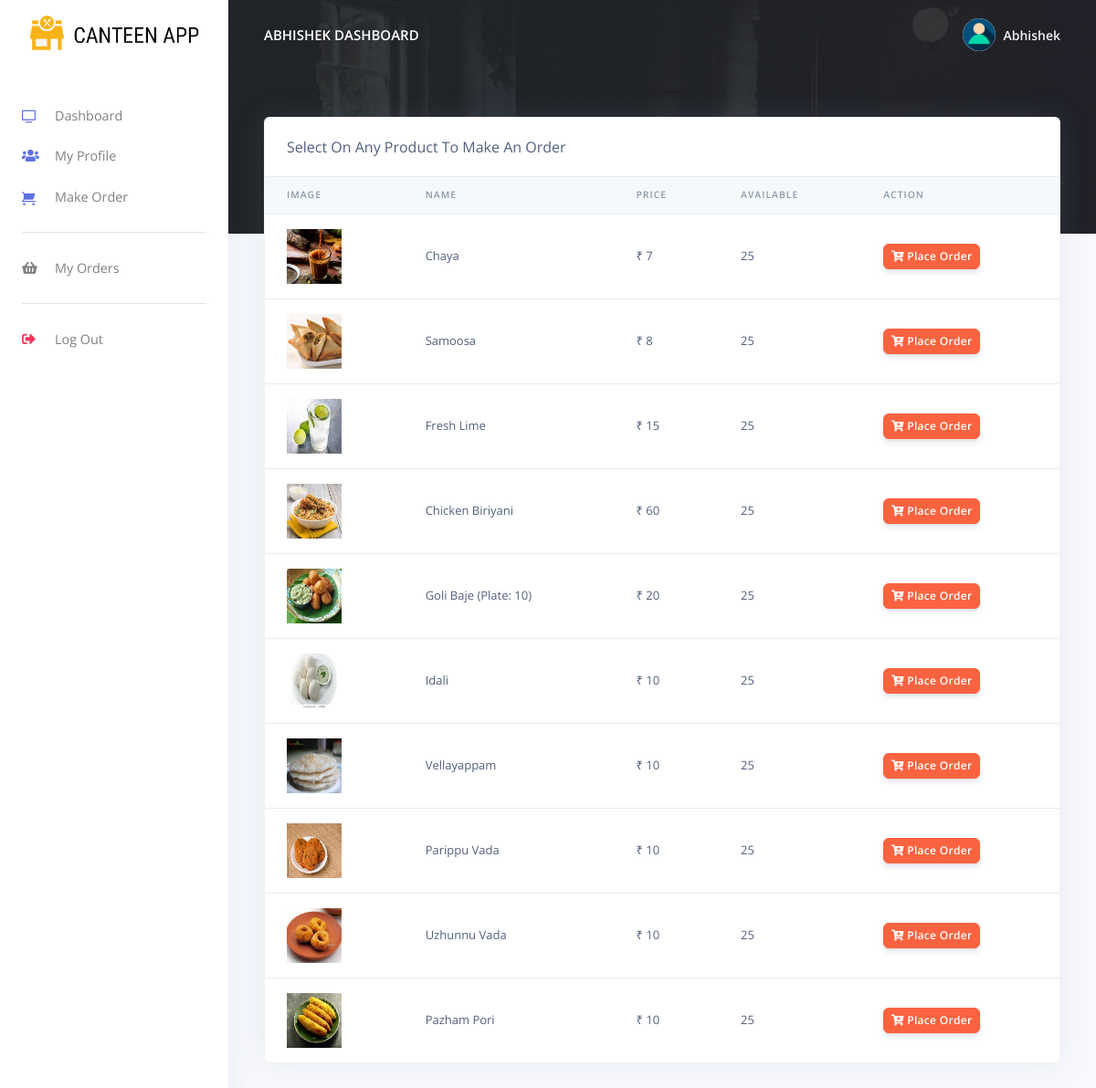
The app's page /customer/orders.php (signed in) with its own data.
### tables this page shows
CREATE TABLE `rpos_customers` (
  `customer_id` varchar(200) NOT NULL,
  `customer_name` varchar(200) NOT NULL,
  `customer_phoneno` varchar(200) NOT NULL,
  `customer_email` varchar(200) NOT NULL,
  `customer_password` varchar(200) NOT NULL,
  `created_at` timestamp(6) NOT NULL DEFAULT CURRENT_TIMESTAMP(6) ON UPDATE CURRENT_TIMESTAMP(6)
);

CREATE TABLE `rpos_products` (
  `prod_id` varchar(200) NOT NULL,
  `prod_name` varchar(200) NOT NULL,
  `prod_stock` int NOT NULL,
  `prod_img` varchar(200) NOT NULL,
  `prod_desc` longtext NOT NULL,
  `prod_price` varchar(200) NOT NULL,
  `created_at` timestamp(6) NOT NULL DEFAULT CURRENT_TIMESTAMP(6) ON UPDATE CURRENT_TIMESTAMP(6)
);

### customer/orders.php (the view, shortened to what this page needs)
<?php
include('config/config.php');
require_once('partials/_head.php');
?>
<body>
  <?php
  require_once('partials/_sidebar.php');
  ?>
  <div class="main-content">
    <?php
    require_once('partials/_topnav.php');
    ?>
    <div class="container-fluid mt--8">
      <div class="row">
        <div class="col">
          <div class="card shadow">
            <div class="card-header border-0">
              Select On Any Product To Make An Order
            </div>
            <div class="table-responsive">
              <table class="table align-items-center table-flush">
                <thead class="thead-light">
                  <tr>
                    <th scope="col">Image</th>
                    <th scope="col">Name</th>
                    <th scope="col">Price</th>
                    <th scope="col">Available</th>
                    <th scope="col">Action</th>
                  </tr>
                </thead>
                <tbody>
                  <?php
                  $ret = "SELECT * FROM  rpos_products  ORDER BY `rpos_products`.`created_at` DESC ";
                  $stmt = $mysqli->prepare($ret);
                  $stmt->execute();
                  $res = $stmt->get_result();
                  while ($prod = $res->fetch_object()) {
                  ?>
                    <tr>
                      <td>
                        <?php
                        if ($prod->prod_img) {
                          echo "<img src='../cashier/assets/img/products/$prod->prod_img' height='60' width='60 class='img-thumbnail'>";
                        } else {
                          echo "<img src='../cashier/assets/img/products/default.jpg' height='60' width='60 class='img-thumbnail'>";
                        }
                        ?>
                      </td>
                      <td><?php echo $prod->prod_name; ?></td>
                      <td>₹ <?php echo $prod->prod_price; ?></td>
                      <td><?php echo $prod->prod_stock; ?></td>
                      <td>
                        <a href="make_oder.php?prod_id=<?php echo $prod->prod_id; ?>&prod_name=<?php echo $prod->prod_name; ?>&prod_price=<?php echo $prod->prod_price; ?>">
                          <button class="btn btn-sm btn-warning">
                            <i class="fas fa-cart-plus"></i>
                            Place Order
                          </button>
                        </a>
                      </td>
                    </tr>
                  <?php } ?>
                </tbody>
              </table>
            </div>
          </div>
        </div>
      </div>
      <?php
      require_once('partials/_footer.php');
      ?>
    </div>
  </div>
</body>
</html>

### customer/partials/_sidebar.php (shortened to what this page needs)
<?php
$customer_id = $_SESSION['customer_id'];
$ret = "SELECT * FROM  rpos_customers  WHERE customer_id = '$customer_id'";
$stmt = $mysqli->prepare($ret);
$stmt->execute();
$res = $stmt->get_result();
while ($customer = $res->fetch_object()) {
?>
  <nav class="navbar navbar-vertical fixed-left navbar-expand-md navbar-light bg-white" id="sidenav-main">
    <div class="container-fluid">
      <a class="navbar-brand pt-0" href="dashboard.php">
        <img src="../cashier/assets/img/brand/repos.png" class="navbar-brand-img" alt="...">
      </a>
      <div class="collapse navbar-collapse" id="sidenav-collapse-main">
        <ul class="navbar-nav">
          <li class="nav-item">
            <a class="nav-link" href="dashboard.php">
              <i class="ni ni-tv-2 text-primary"></i> Dashboard
            </a>
          </li>
          <li class="nav-item">
            <a class="nav-link" href="change_profile.php">
              <i class="fas fa-users text-primary"></i> My Profile
            </a>
          </li>
          <li class="nav-item">
            <a class="nav-link" href="orders.php">
              <i class="ni ni-cart text-primary"></i>Make Order
            </a>
          </li>
        </ul>
        <hr class="my-3">
        <ul class="navbar-nav">
          <li class="nav-item">
            <a class="nav-link" href="orders_reports.php">
              <i class="fas fa-shopping-basket"></i> My Orders
            </a>
          </li>
        </ul>
        <hr class="my-3">
        <ul class="navbar-nav mb-md-3">
          <li class="nav-item">
            <a class="nav-link" href="logout.php">
              <i class="fas fa-sign-out-alt text-danger"></i> Log Out
            </a>
          </li>
        </ul>
      </div>
    </div>
  </nav>
<?php } ?>

### customer/partials/_topnav.php (shortened to what this page needs)
<?php
$customer_id = $_SESSION['customer_id'];
$ret = "SELECT * FROM  rpos_customers  WHERE customer_id = '$customer_id'";
$stmt = $mysqli->prepare($ret);
$stmt->execute();
$res = $stmt->get_result();
while ($customer = $res->fetch_object()) {
?>
    <nav class="navbar navbar-top navbar-expand-md navbar-dark" id="navbar-main">
        <div class="container-fluid">
            <a class="h4 mb-0 text-white text-uppercase d-none d-lg-inline-block" href="dashboard.php"><?php echo $customer->customer_name; ?> Dashboard</a>
            <ul class="navbar-nav align-items-center d-none d-md-flex">
                <li class="nav-item dropdown">
                    <a class="nav-link pr-0" href="#" role="button" data-toggle="dropdown" aria-haspopup="true" aria-expanded="false">
                        <div class="media align-items-center">
                            <span class="avatar avatar-sm rounded-circle">
                                <img alt="Image placeholder" src="../cashier/assets/img/theme/user-a-min.png">
                            </span>
                            <div class="media-body ml-2 d-none d-lg-block">
                                <span class="mb-0 text-sm  font-weight-bold"><?php echo $customer->customer_name; ?></span>
                            </div>
                        </div>
                    </a>
                </li>
            </ul>
        </div>
    </nav>
<?php } ?>

### records on screen
rpos_customers: customer_name "ABHISHEK", customer_name "Abhishek"
rpos_products: prod_img (picture), prod_name "Chaya", prod_price "7", prod_stock "25"
rpos_products: prod_img (picture), prod_name "Samoosa", prod_price "8", prod_stock "25"
rpos_products: prod_img (picture), prod_name "Fresh Lime", prod_price "15", prod_stock "25"
rpos_products: prod_img (picture), prod_name "Chicken Biriyani", prod_price "60", prod_stock "25"
rpos_products: prod_img (picture), prod_name "Goli Baje (Plate: 10)", prod_price "20", prod_stock "25"
rpos_products: prod_img (picture), prod_name "Idali", prod_price "10", prod_stock "25"
rpos_products: prod_img (picture), prod_name "Vellayappam", prod_price "10", prod_stock "25"
rpos_products: prod_img (picture), prod_name "Parippu Vada", prod_price "10", prod_stock "25"
rpos_products: prod_img (picture), prod_name "Uzhunnu Vada", prod_price "10", prod_stock "25"
rpos_products: prod_img (picture), prod_name "Pazham Pori", prod_price "10", prod_stock "25"
